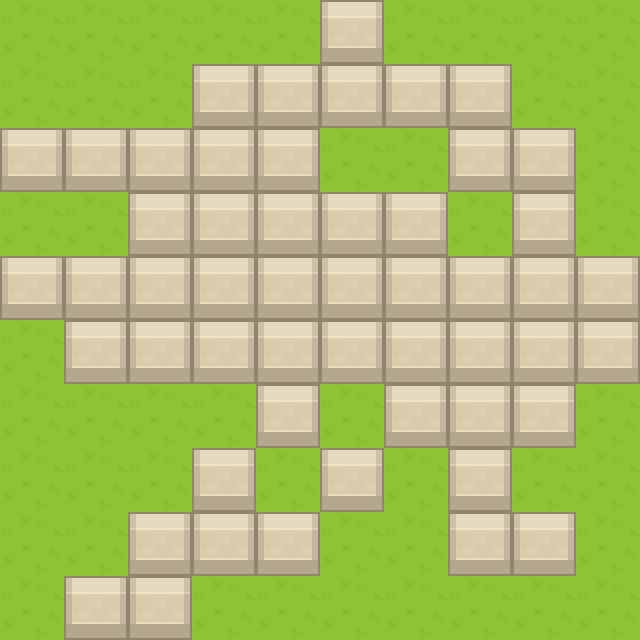

A 2D game scene composited from a Tiled map and its tileset images. What follows is a short description and the map's XML, with each tile layer's data collapsed to a summary:
An orthogonal 10x10 tile map with 64x64 px tiles, 1 tile layer (Tile Layer 1).

<map version="1.0" tiledversion="1.1.4" orientation="orthogonal" renderorder="right-down" width="10" height="10" tilewidth="64" tileheight="64" infinite="0" nextobjectid="1">
 <tileset firstgid="1" source="g1.tsx" />
 <layer name="Tile Layer 1" width="10" height="10">
  <data>[100 cells, 100 non-empty, 2 distinct tile ids]</data>
 </layer>
</map>
